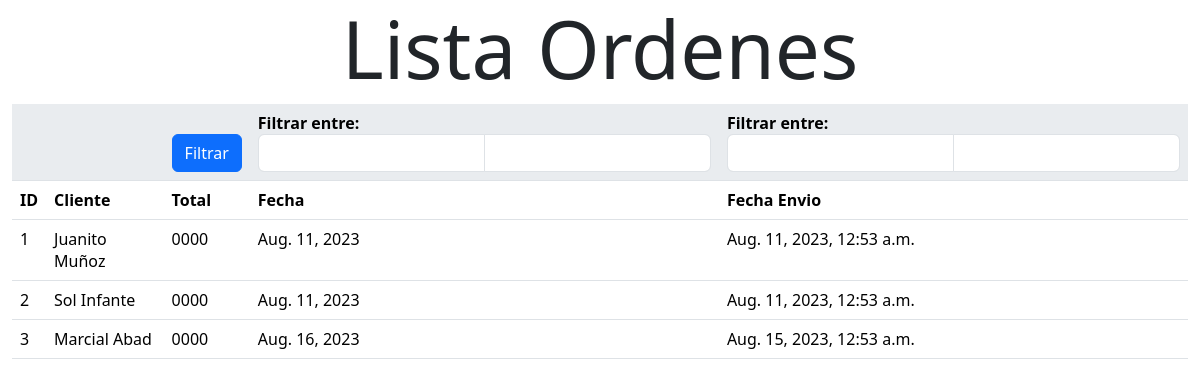
The page / on the database its author committed.
### tienda/models.py (models this page shows, shortened)
class Orden(models.Model):
    cliente = models.CharField(max_length=128)
    direccion = models.CharField(max_length=256)
    fecha = models.DateField()
    fecha_envio = models.DateTimeField()

### tienda/views.py (the view)
# urls.py: path('', v_index)
def v_index(request):
    consulta = Orden.objects.all()
    context = {
        "ordenes": consulta
    }
    return render(request, "index.html", context)

### config/templates/index.html (shortened to what this page needs)
<link href="https://cdn.jsdelivr.net/npm/bootstrap@5.3.1/dist/css/bootstrap.min.css" rel="stylesheet"
>
<div class="container justify-content-center">
    <h1 class="text-center display-1">Lista Ordenes</h1>
</div>
<div class="container-fluid">
    <div class="row">
        <form method="GET">
            <table class="table table-hover">
                <thead>
                    <tr>
                        <th class="bg-body-secondary"></th>
                        <th class="bg-body-secondary"></th>
                        <th class="bg-body-secondary">
                            <button type="submit" class="btn btn-primary">Filtrar</button>
                        </th>
                        <th class="bg-body-secondary">
                            Filtrar entre:
                            <div class="input-group">
                                <input type="text" name="fecha_inicio" class="form-control">
                                <input type="text" name="fecha_fin" class="form-control">
                            </div>
                        </th>
                        <th class="bg-body-secondary">
                            Filtrar entre:
                            <div class="input-group">
                                <input type="text" name="fecha_e_inicio" class="form-control">
                                <input type="text" name="fecha_e_fin" class="form-control">
                            </div>
                        </th>
                    </tr>
                    <tr>
                        <th>ID</th>
                        <th>Cliente</th>
                        <th>Total</th>
                        <th>Fecha</th>
                        <th>Fecha Envio</th>
                    </tr>
                </thead>
                <tbody>
                    {% for or in ordenes %}
                    <tr>
                        <td>{{ or.id }}</td>
                        <td>{{ or.cliente }}</td>
                        <td>0000</td>
                        <td>{{ or.fecha }}</td>
                        <td>{{ or.fecha_envio }}</td>
                    </tr>
                    {% endfor %}
                </tbody>
            </table>
        </form>
    </div>
</div>

### rows shown on the page
Orden: id "1", cliente "Juanito Muñoz", fecha "Aug. 11, 2023", fecha_envio "Aug. 11, 2023, 12:53 a.m."
Orden: id "2", cliente "Sol Infante", fecha "Aug. 11, 2023", fecha_envio "Aug. 11, 2023, 12:53 a.m."
Orden: id "3", cliente "Marcial Abad", fecha "Aug. 16, 2023", fecha_envio "Aug. 15, 2023, 12:53 a.m."
